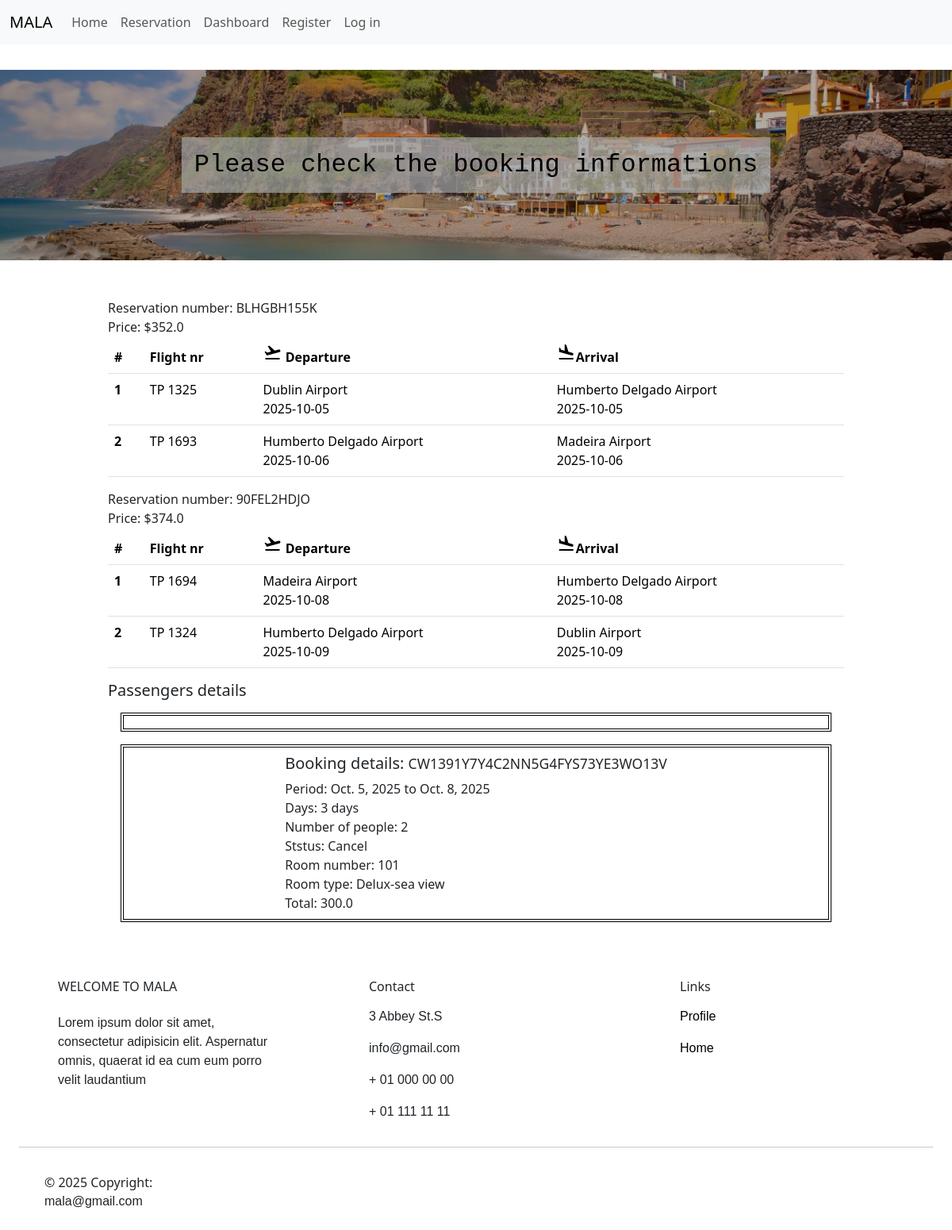
Screenshot of /bookings/details_booking/31/ with the database file from the repository.
### flight/models.py (models this page shows, shortened)
class Reservation_Flight(models.Model):
    nr_reservation=models.CharField(max_length=100)
    nr_passengers=models.IntegerField()
    price = models.FloatField(default=0.0)
    reservation=models.ForeignKey(Reservation,on_delete=models.CASCADE,null=True,blank=True)
    def get_reservation_by_booking_id(bookingId):
        reservation_flighs = Reservation_Flight.objects.filter(reservation=bookingId)
        return reservation_flighs

class DetailsRout(models.Model):
    travel_class=models.CharField(max_length=200,blank=True)
    airline=models.CharField(max_length=200,blank=True)
    reservation_flight=models.ForeignKey(Reservation_Flight,on_delete=models.CASCADE,null=True,blank=True)
    flight=models.ForeignKey(Flight,on_delete=models.CASCADE,null=False)
    def get_detail_flights_reservation(reservation_flight):
        try:
            details_flights=DetailsRout.objects.filter(reservation_flight=reservation_flight)
            return details_flights
        except:
            print("An exception has occurred when selectinf details flights")

class Flight(models.Model):
    departure_airport = models.CharField(max_length=200)
    arrival_airport = models.CharField(max_length=200)
    flight_number=models.CharField(max_length=20)
    departure_date=models.DateField(blank=True,null=True)
    arrival_date=models.DateField(blank=True,null=True)
    create_on=models.DateField(auto_now_add=True,blank=True,null=True)

### bookings/models.py (models this page shows, shortened)
class Reservation(models.Model):
    PENDING='Pending'
    CONFIRM='Confirm'
    CANCEL='Cancel'
    STATUS={
        PENDING:'Pending',
        CONFIRM:'Confirm',
        CANCEL:'Cancel',
    }
    check_in = models.DateField()
    check_out = models.DateField()
    nr_reservation = models.CharField(null=False,unique=True)
    nr_person = models.IntegerField()
    nr_days=models.IntegerField(default=0)
    amount=models.FloatField(default=0.0)
    has_flights=models.BooleanField(default=True)
    status=models.CharField(choices=STATUS,default=PENDING)
    package_selected=models.ForeignKey(Package,on_delete=models.CASCADE,null=True)
    user = models.ForeignKey(CustomUser, on_delete = models.CASCADE)
    room = models.ForeignKey(Reserved_room, on_delete = models.CASCADE)

### accommodation/models.py (models this page shows, shortened)
class Room(models.Model):
    room_type = models.ForeignKey(RoomType, on_delete = models.CASCADE)
    description = models.CharField(max_length=200)
    price = models.IntegerField()
    room_number = models.IntegerField()
    room_capacity = models.PositiveIntegerField()

class RoomType(models.Model):
    DELUXE='DELUXE'
    LUXURY='LUXURY'
    DOUBLE='DOUBLE'
    SINGLE='SINGLE'
    TYPES_ROOMS={
        DELUXE:"Deluxe",
        LUXURY:"Luxury",
        DOUBLE:"Double",
        SINGLE:"Single"
    }
    name = models.CharField(max_length=200)
    room_count = models.IntegerField()
    description = models.CharField(max_length=200)
    room_view =  models.CharField(max_length=100)
    type = models.CharField(choices=TYPES_ROOMS)

### bookings/views.py (the view)
# urls.py: path('details_booking/<int:id>/',views.get_details_booking,name="details_booking"),
def get_details_booking(request,id):
    booking=Reservation.objects.get(id=id)
    if request.method=='GET':
        if booking.has_flights:
         reservation_flights=Reservation_Flight.get_reservation_by_booking_id(booking)
         context={
           "booking":booking,
           "context_flight_details":dictionary_details_flight(reservation_flights),
           "reservation_flights":reservation_flights,
           "passangers":PassengerSerializer.gey_passengers_list(reservation_flights[0]),
          }
        else:context={
           "booking":booking}
        return  render(request,"bookings/details_booking.html",context=context)

### bookings/views.py (called while the page is built)
def dictionary_details_flight(reservation_flights):
    dict_flights={}
    for reservation_flight in reservation_flights:
       list_df=[]
       detail_flight=DetailsRout.get_detail_flights_reservation(reservation_flight)
       for dt in detail_flight:
           sz_detail=DetailsRoutSerializer(dt)
           list_df.append(sz_detail)
       dict_flights[reservation_flight.nr_reservation]=list_df
    return dict_flights

### passengers/models.py (called while the page is built)
    def get_passengers_reservation(reservation_flight):
        try:
         passengers=Passenger.objects.filter(reservation_flight=reservation_flight)
         return passengers
        except:
           print("Error selecting the passenger")

### passengers/serializer_passenger.py (called while the page is built)
    def gey_passengers_list(reservation):
          list_passengers=[]
          passengers=Passenger.get_passengers_reservation(reservation)
          for passenger in passengers:
            sz_passenger=PassengerSerializer(passenger)
            list_passengers.append(sz_passenger.data)
          return list_passengers

### bookings/templates/bookings/details_booking.html (shortened to what this page needs)
{% extends "app/base.html" %}
{% block content %}
<div class="wrp-banner cover">
  <h4 class=" m-4">Please check the booking informations</h4>
</div>
<div class="wrp_content">
  {% if booking.has_flights %}
   {% for reservation in reservation_flights %}
   {% for keys,value in context_flight_details.items%}
         {% if keys == reservation.nr_reservation %}
      <div>Reservation number: {{reservation.nr_reservation}}</div>
      <div>Price: ${{reservation.price}}</div>
        <table class="table tb-flights bg-dark ">
        <thead>
          <tr class="tb-flights">
            <th scope="col">#</th>
            <th scope="col">Flight nr</th>
            <th scope="col flex_ct">
              <span class="material-symbols-outlined">
              </span>
              Departure
            </th>
            <th scope="col flex_ct">
              <span class="material-symbols-outlined">
              </span>Arrival
            </th>
          </tr>
        </thead>
        <tbody>
           {% for item in value%}
          <tr>
            <th scope="row">{{forloop.counter}}</th>
            <td>{{item.data.flight.flight_number}}</td>
            <td>
              <div>
                <div>
                  {{item.data.flight.departure_airport}}
                </div>
                <div>
                  {{item.data.flight.departure_date}}
                </div>
              </div>
            </td>
            <td>
              <div>
                <div>
                  {{item.data.flight.arrival_airport}}
                </div>
                <div>
                  {{item.data.flight.arrival_date}}
                </div>
              </div>
            </td>
          </tr>
          {% endfor %}
        </tbody>
      </table>
         {% endif %}
           {% endfor %}
   {%endfor%}
    <h5>Passengers details</h5>
        <div class="flex_ct wrp_detail-fl">
    </div>
    {% endif %}
  <div class="flex_ct wrp_detail-fl">
    <div>
      <h5>Booking details: <small>{{booking.nr_reservation}}</small></h5>
      <div>Period: {{booking.check_in}} to {{booking.check_out}}</div>
      <div>Days: {{booking.nr_days}} days</div>
      <div>Number of people: {{booking.nr_person}}</div>
       <div>Ststus: {{booking.status}}</div>
      <div>Room number: {{booking.room.room_number}}</div>
      <div>Room type: {{booking.room.room_type.name}}</div>
      <div>Total: {{booking.amount}}</div>
    </div>
  </div>
</div>
{% endblock content %}

### app/static/app/css/style.css (style rules this page uses)
:root { --color-body: rgb(248, 240, 240) --bs-dark: #212529; --header-hight: 5rem; --orange-color: #d45827; --light-orange-color: rgb(250, 133, 86); --dark-orange: rgb(243, 101, 35); --black-color: hsl(210, 6%, 7%); --dark-blue: hsl(229, 88%, 29%); --gray-color: #585858; --light-gray: #7c7a7a; --light-black-color: hsl(225, 4%, 21%); --white-color: #ffff; --body-color: hsl(220, 100%, 97%); --hover-white: rgb(240, 232, 224); --paragraf-text-color: hsl(19, 32%, 12%); --body-font: "Times New Roman", Times, serif; --font-family-title: "DM Serif Text", serif; --normal-font-size: 1.15rem; --small-font-size: 0.925rem; --large-font-size: 1.75rem; --xlarge-font-size: 2.25rem; --font-size-title: clamp(1.55rem, 1.95rem, 2.45rem); --font-size-subtitle: clamp(1.25rem, 1.55rem, 1.95rem); --line-height: 1.575rem; --line-height-title: 2.125rem; --line-height-subtitle: 1.7rem; --letter-spacing-normal: 0.25px; --leter-spacing-title: 1px; --leter-spacing-subtitle: 0.65px; --word-spacing: 1px; --wold-spacing-title: 0.5rem; --font-regular: 400; --font-semi-bold: 600; --font-bold: 900; --z--tooltip: 10; --z-fixed: 100; }
body { background-color: var(--color-body) }
.wrp-banner { background-image: url(/media/cover_img.jpg); background-repeat: no-repeat; background-size: cover; background-position: left bottom; filter: brightness(70%); width: 100%; height: 15rem; margin-block: 2rem; max-height: 30rem; color: white; }
.cover { display: flex; align-items: center; justify-content: center; }
.cover h4 { position: relative; font-family:'Courier New', Courier, monospace; font-size: 2rem; font-weight: 400; padding: 1rem; color: black; z-index: 1; }
.cover h4::after { position:absolute; content: ""; top: 0; bottom: 0; left: 0; right: 0;; background-color: rgb(242, 246, 250); opacity: 0.65; z-index: -1; }
.wrp_content { max-width: 60rem; margin: auto; padding: 1rem; min-height: 30rem; }
.flex_ct, .container_package { display: flex; flex-wrap: wrap; justify-content: space-evenly; gap: 1rem; }
.tb-flights { background-color:var(--color-body); }
.wrp_detail-fl { border: 4px double black; margin: 1rem; padding: 0.5rem; }

### rows the page displays
Reservation_Flight: nr_reservation "BLHGBH155K", price "352.0", data.flight.departure_date "2025-10-05" "2025-10-06", data.flight.arrival_date "2025-10-05" "2025-10-06"
DetailsRout: data.flight.flight_number "TP 1325"
Flight: data.flight.departure_airport "Dublin Airport", data.flight.arrival_airport "Humberto Delgado Airport"
DetailsRout: data.flight.flight_number "TP 1693"
Flight: data.flight.departure_airport "Humberto Delgado Airport", data.flight.arrival_airport "Madeira Airport"
Reservation_Flight: nr_reservation "90FEL2HDJO", price "374.0", data.flight.departure_date "2025-10-08" "2025-10-09", data.flight.arrival_date "2025-10-08" "2025-10-09"
DetailsRout: data.flight.flight_number "TP 1694"
Flight: data.flight.departure_airport "Madeira Airport", data.flight.arrival_airport "Humberto Delgado Airport"
DetailsRout: data.flight.flight_number "TP 1324"
Flight: data.flight.departure_airport "Humberto Delgado Airport", data.flight.arrival_airport "Dublin Airport"
Reservation: nr_reservation "CW1391Y7Y4C2NN5G4FYS73YE3WO13V", check_in "Oct. 5, 2025", check_out "Oct. 8, 2025", nr_days "3", nr_person "2", status "Cancel", room.room_number "101", room.room_type.name "Delux-sea view", amount "300.0"
